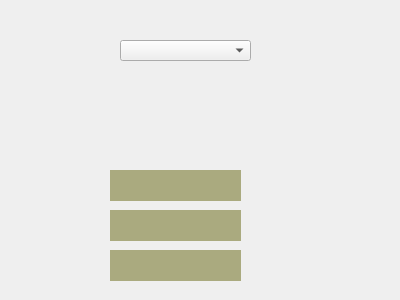
<?xml version="1.0" encoding="UTF-8"?>
<ui version="4.0">
 <class>Dialog</class>
 <widget class="QDialog" name="Dialog">
  <property name="geometry">
   <rect>
    <x>0</x>
    <y>0</y>
    <width>400</width>
    <height>300</height>
   </rect>
  </property>
  <property name="windowTitle">
   <string>Dialog</string>
  </property>
  <widget class="QComboBox" name="comboBox">
   <property name="geometry">
    <rect>
     <x>120</x>
     <y>40</y>
     <width>131</width>
     <height>21</height>
    </rect>
   </property>
  </widget>
  <widget class="QLabel" name="label">
   <property name="geometry">
    <rect>
     <x>110</x>
     <y>170</y>
     <width>131</width>
     <height>31</height>
    </rect>
   </property>
   <property name="styleSheet">
    <string notr="true">background-color: rgb(170, 170, 127);</string>
   </property>
   <property name="text">
    <string/>
   </property>
  </widget>
  <widget class="QLabel" name="label_2">
   <property name="geometry">
    <rect>
     <x>110</x>
     <y>210</y>
     <width>131</width>
     <height>31</height>
    </rect>
   </property>
   <property name="styleSheet">
    <string notr="true">background-color: rgb(170, 170, 127);</string>
   </property>
   <property name="text">
    <string/>
   </property>
  </widget>
  <widget class="QLabel" name="label_3">
   <property name="geometry">
    <rect>
     <x>110</x>
     <y>250</y>
     <width>131</width>
     <height>31</height>
    </rect>
   </property>
   <property name="styleSheet">
    <string notr="true">background-color: rgb(170, 170, 127);</string>
   </property>
   <property name="text">
    <string/>
   </property>
  </widget>
 </widget>
 <resources/>
 <connections/>
</ui>
